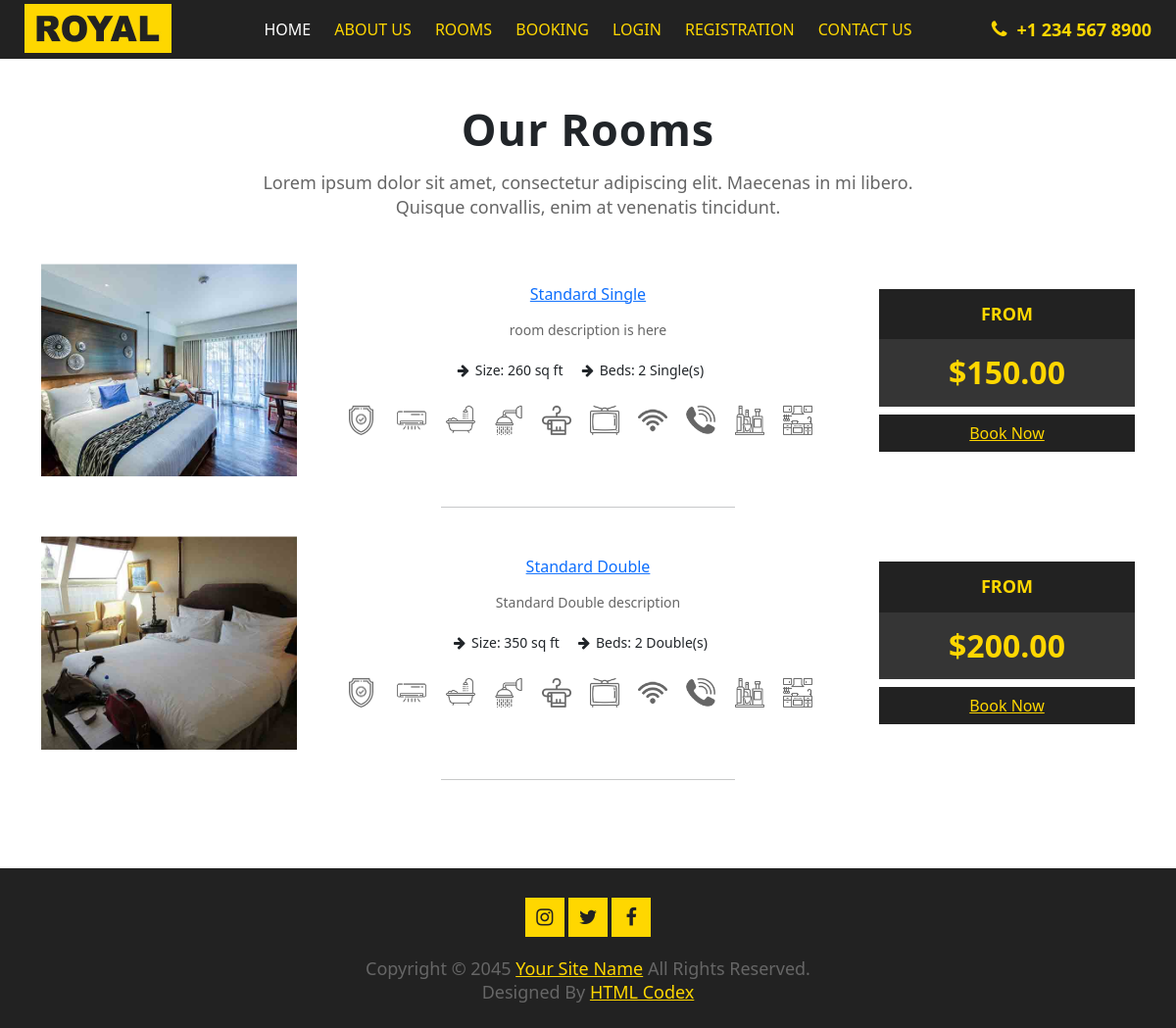
The page /room on the database as committed earlier.
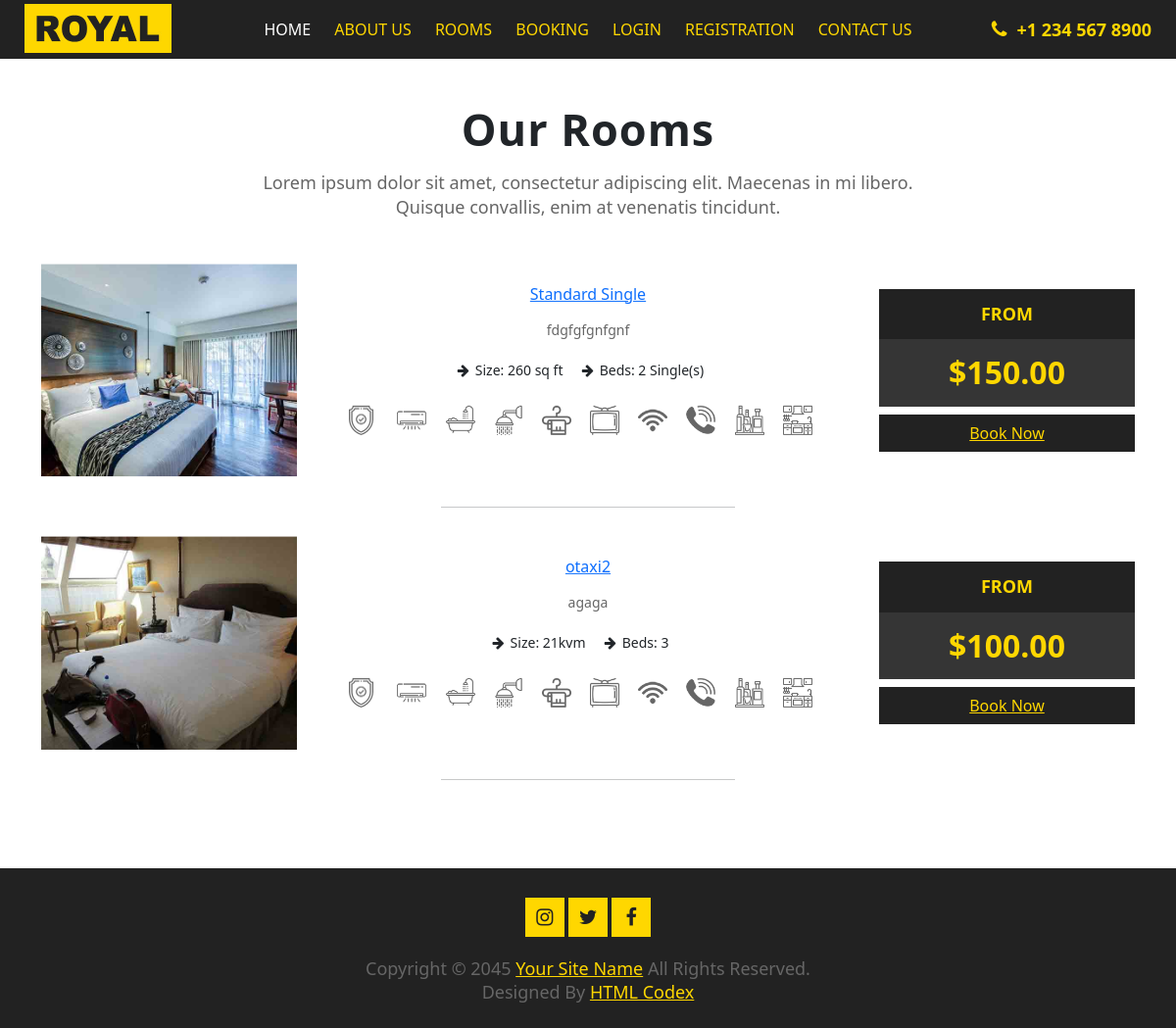
The same page on the database as committed later.
### hotelapp/models.py (models this page shows, shortened)
class Room(models.Model):
    name = models.CharField(max_length=100)
    size = models.CharField(max_length=50)
    beds = models.CharField(max_length=50)
    description = models.TextField()
    room_img = models.CharField(max_length=30)
    price = models.DecimalField(max_digits=8, decimal_places=2)
    modal_name = models.CharField(max_length=50, blank=True, null=True)
    modal_description = models.TextField(blank=True, null=True)
    modal_images = models.ManyToManyField('RoomImage', related_name='rooms')

### hotelapp/views.py (the view)
# urls.py: path('room', views.room, name='room'),
def room(request):
    rooms = Room.objects.all()
    modal_images = []
    for room in rooms:
        images = room.modal_images.all()
        for image in images:
            modal_images.append(image.image.url)
    context = {
        'rooms': rooms,
        'modal_images': modal_images,
    }
    return render(request, 'room.html', context)

### templates/room.html (shortened to what this page needs)
{% extends 'base.html' %}
{% load static %}
{% block content %}
        <div id="rooms">
            <div class="container">
                <div class="section-header">
                    <h2>Our Rooms</h2>
                    <p>
                        Lorem ipsum dolor sit amet, consectetur adipiscing elit. Maecenas in mi libero. Quisque convallis, enim at venenatis tincidunt.
                    </p>
                </div>
                {% for room in rooms %}
                <div class="row">
                    <div class="col-md-12">
                        <div class="row">
                            <div class="col-md-3">
                                <div class="room-img">
                                    <div class="box12">
                                        <img src="static/website/img/room/{{ room.room_img }}">
                                    </div>
                                </div>
                            </div>
                            <div class="col-md-6">
                                <div class="room-des">
                                    <h3><a href="#" data-toggle="modal" data-target="#modal-{{ room.id }}">{{ room.name }}</a></h3>
                                    <p>{{ room.description }}</p>
                                    <ul class="room-size">
                                        <li><i class="fa fa-arrow-right"></i>Size: {{ room.size }} </li>
                                        <li><i class="fa fa-arrow-right"></i>Beds: {{ room.beds }} </li>
                                    </ul>
                                    <ul class="room-icon">
                                        <li class="icon-1"></li>
                                        <li class="icon-2"></li>
                                        <li class="icon-3"></li>
                                        <li class="icon-4"></li>
                                        <li class="icon-5"></li>
                                        <li class="icon-6"></li>
                                        <li class="icon-7"></li>
                                        <li class="icon-8"></li>
                                        <li class="icon-9"></li>
                                        <li class="icon-10"></li>
                                    </ul>
                                </div>
                            </div>
                            <div class="col-md-3">
                                <div class="room-rate">
                                    <h3>From</h3>
                                    <h1 style="font-size: 32px;">${{ room.price }}</h1>
                                    <a href="#">Book Now</a>
                                </div>
                            </div>
                        </div>
                        <hr>
                    </div>
                </div>
                {% endfor %}
            </div>
        </div>
{% endblock %}

Rows that differ between the two databases and show on the page:
changed Room "Standard Single": description "room description is here" → "fdgfgfgnfgnf"
changed Room: name "Standard Double" → "otaxi2"; description "Standard Double description" → "agaga"; size "350 sq ft" → "21kvm"; beds "2 Double(s)" → "3"; price "200.00" → "100.00"
